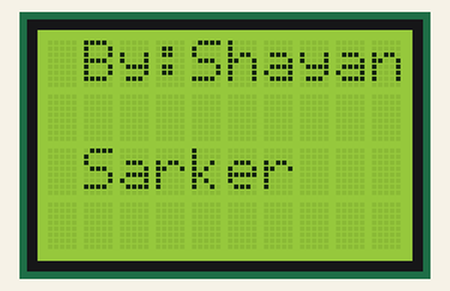
Simulated run of this sketch. Board: Arduino Uno, built with avr-gcc and run on an emulated ATmega328P. Shown: 10×4 character LCD.

Above: at 0.1 s.
At 4.5 s:
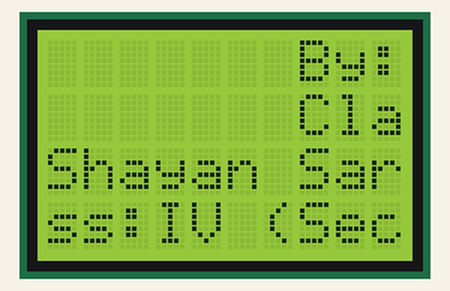
At 8.9 s:
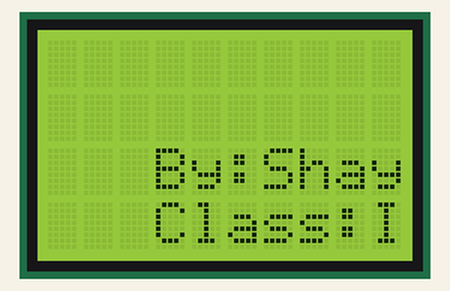
At 19.2 s:
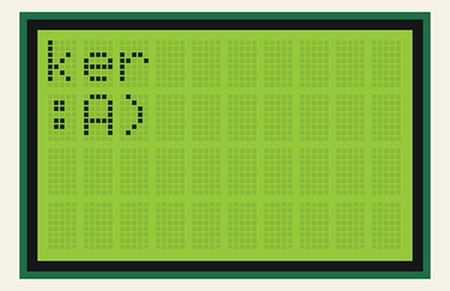
At 28.7 s:
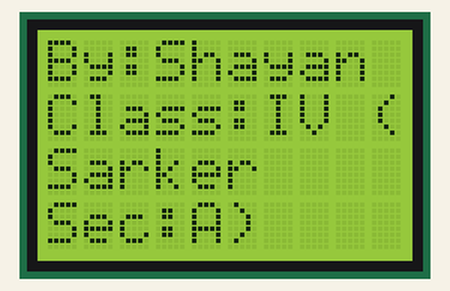
At 38.9 s:
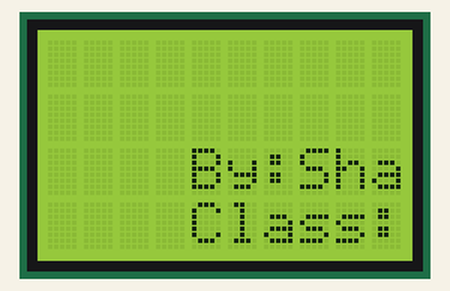

The sketch:

school_lcd_display.ino
```cpp
/* www.electronicsprojectshub.com */
/*Import following Libraries*/
#include <Wire.h>
#include <LiquidCrystal_I2C.h>
//I2C pins declaration
LiquidCrystal_I2C lcd(0x27, 10, 4);

void setup()
{

lcd.begin();//Initializing display

lcd.backlight();//To Power ON the back light
//lcd.backlight();// To Power OFF the back light

}

void loop()
{

lcd.scrollDisplayRight();

lcd.setCursor(0,0); //Defining positon to write from first row,first column .
lcd.print("By:Shayan Sarker");
delay(700);//Delay used to give a dynamic effect
lcd.setCursor(0,1);  //Defining positon to write from second row,first column .
lcd.print("Class:IV (Sec:A)");


}
```

Measured:
- what the display in image 1 shows lasts 0.7 s, from 4.5 s to 5.2 s
